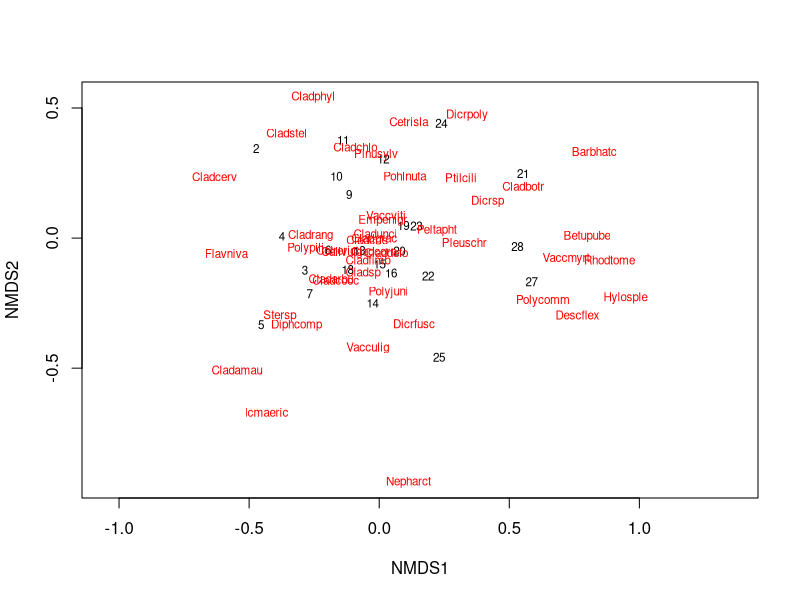
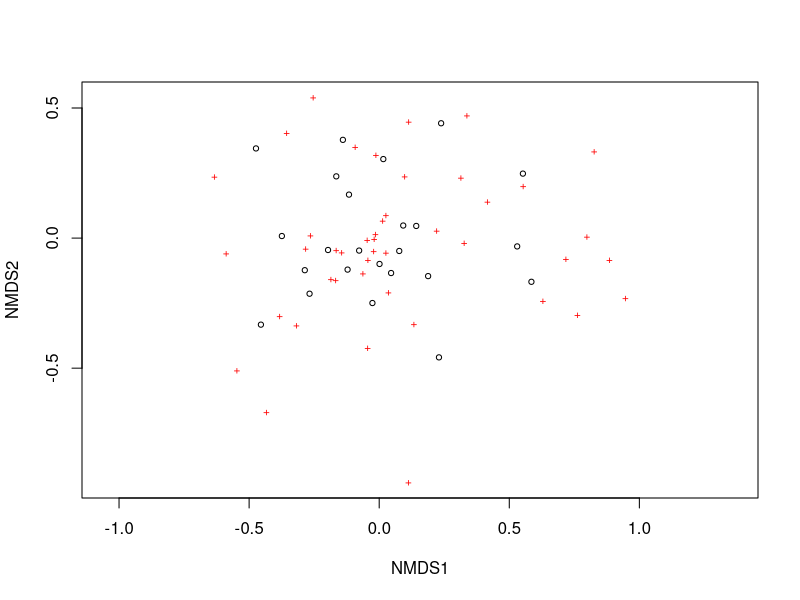
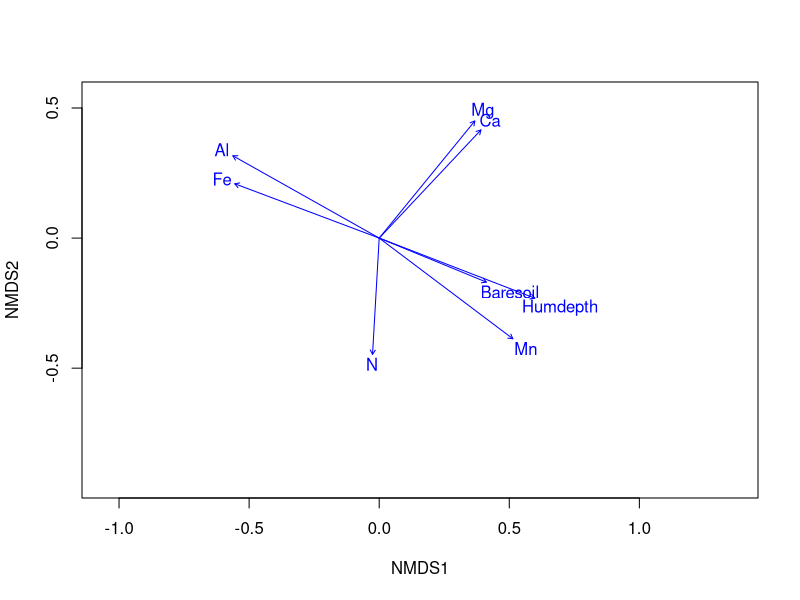

Reproduce these figures in R, in order.
# Building a NMDS with inbuilt data within vegan package

library(vegan) # Version 2.6.4

data("varespec") # Datasets of cover by lichen specis
data("varechem") # Corresponding environmental parameters

ord <- metaMDS(varespec, distance = "bray", k = 2) # Ordination of the spes

plot(ord, type = "t") # Showing the plot 
plot(ord, type = "p")
plot(ord, type = "n")

ef <- envfit(ord, varechem)
plot(ef, p.max = 0.05)
